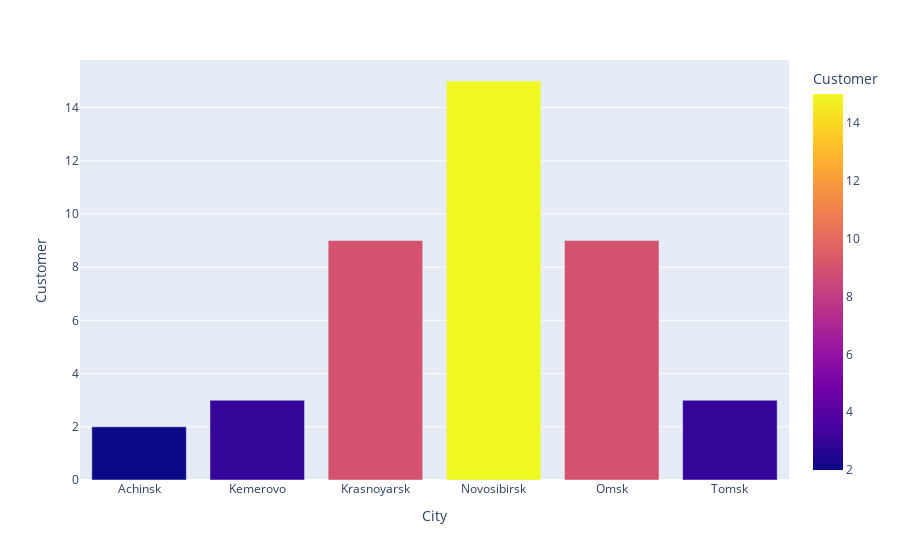

This figure's notebook cell:
### Code cell
fig = px.bar(demand_personal.groupby(['City']).count().reset_index('City'), x='City', y='Customer', color='Customer')
fig.show()

### Figure 1 — Plotly figure (JSON) as saved in the notebook; plotly's stock layout.template omitted (floating-point values rounded to 4 significant figures)
{"data": [{"alignmentgroup": "True", "hovertemplate": "City=%{x}<br>Customer=%{marker.color}<extra></extra>", "legendgroup": "", "marker": {"color": [2, 3, 9, 15, 9, 3], "coloraxis": "coloraxis", "pattern": {"shape": ""}}, "name": "", "offsetgroup": "", "orientation": "v", "showlegend": false, "textposition": "auto", "type": "bar", "x": ["Achinsk", "Kemerovo", "Krasnoyarsk", "Novosibirsk", "Omsk", "Tomsk"], "xaxis": "x", "y": [2, 3, 9, 15, 9, 3], "yaxis": "y"}], "layout": {"barmode": "relative", "coloraxis": {"colorbar": {"title": {"text": "Customer"}}, "colorscale": [[0, "#0d0887"], [0.1111, "#46039f"], [0.2222, "#7201a8"], [0.3333, "#9c179e"], [0.4444, "#bd3786"], [0.5556, "#d8576b"], [0.6667, "#ed7953"], [0.7778, "#fb9f3a"], [0.8889, "#fdca26"], [1, "#f0f921"]]}, "legend": {"tracegroupgap": 0}, "margin": {"t": 60}, "xaxis": {"anchor": "y", "domain": [0, 1], "title": {"text": "City"}}, "yaxis": {"anchor": "x", "domain": [0, 1], "title": {"text": "Customer"}}}}
